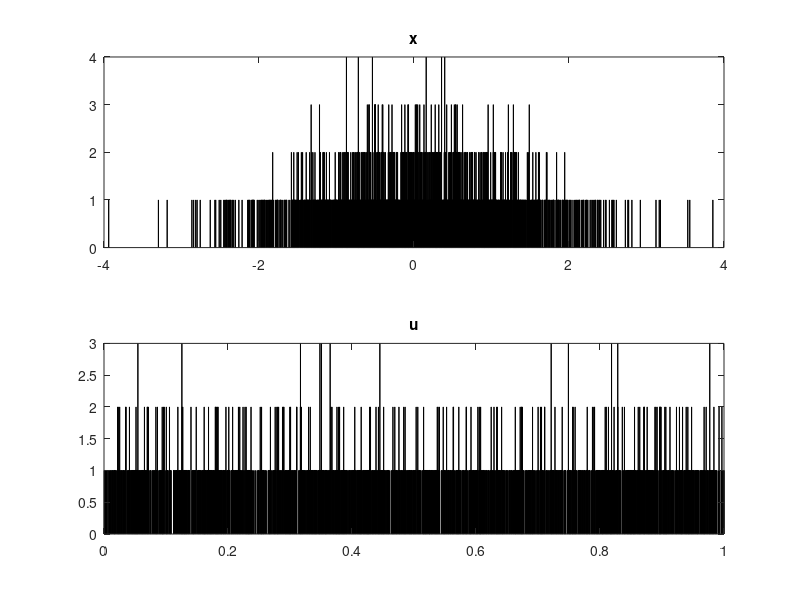
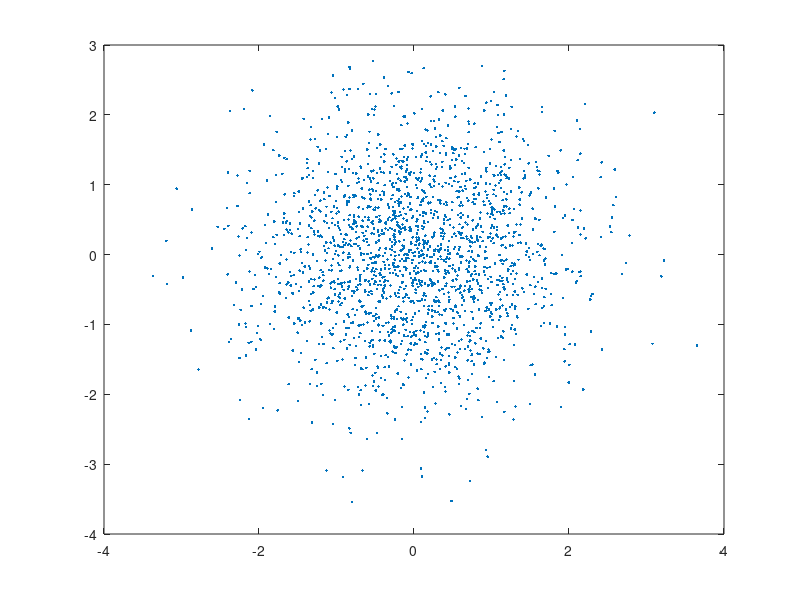
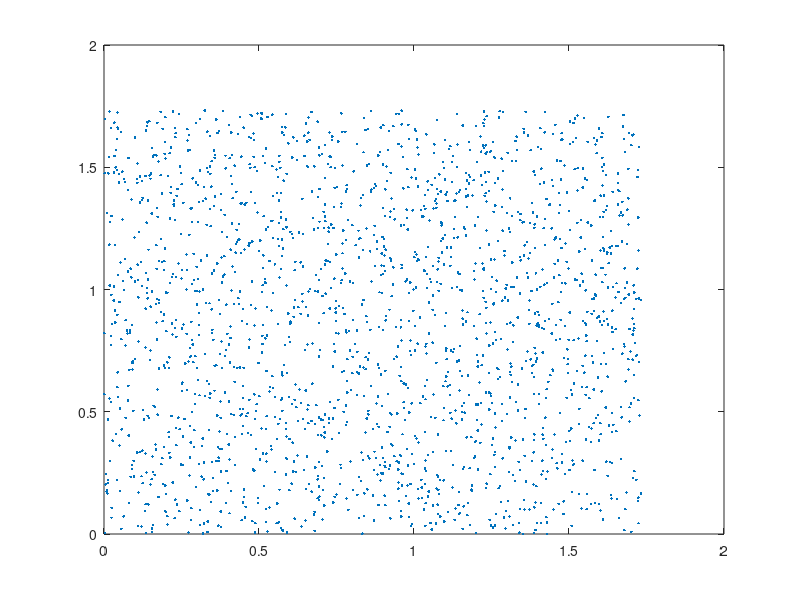
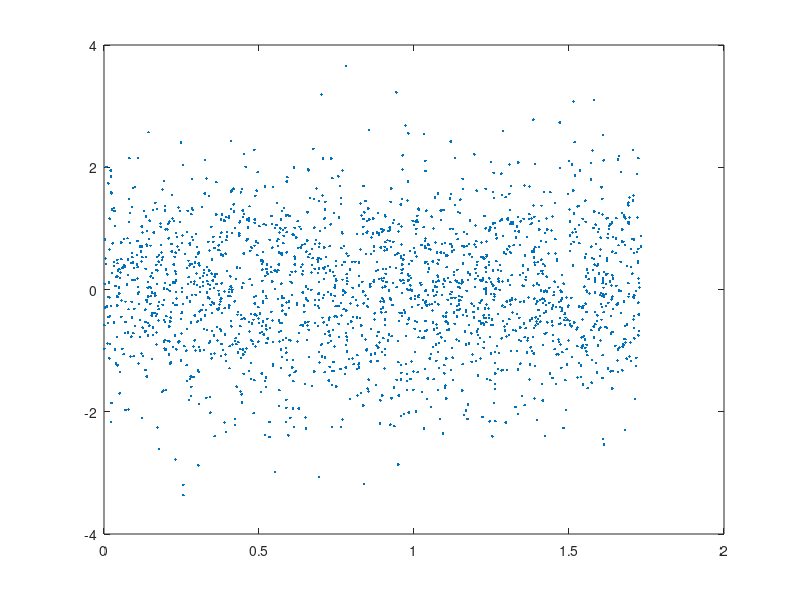

Recreate these plots in MATLAB, in order.
%MVE136 LABORATION 1: RANDOM SIGNAL ANALYSIS

%%
%2.1 - Histogram
N=2000;
x=randn([1 N]);
u=rand([1 N]);

figure()
subplot(2,1,1)
hist(x,10000)
title('x')
subplot(2,1,2)
hist(u,10000)
title('u')

%%
%2.2 - Joint Distribution

x = randn([1 N]);
y = randn([1 N]);

figure()
plot(x,y,'.') %equiprobability lines: either a circle or diagonals?

a=sqrt(3);
u = a*rand([1 N])
v = a*rand([1 N])

figure()
plot(u,v,'.')
%Greater variance and deviance.

figure()
plot(u,x,'.') 
%Values are spread accordingly to each distribution, making a fusion. The
%U-dist shows a more uniformal distribution, as expected, as the normal
%distribution tends to assign more of the mid values, as  expected. The
%fusion of the two distributions shows a variety of values (N) in a uniform
%intervall.

%%
%2.3 Conditional Distribution

x = randn([1 N]);
y = randn([1 N]);
dy = 0.1;
yh=0.5;
i=0;
X=[];
Y=[];

figure()
for k=1:2000
    if y(k)>yh-dy && y(k)<yh+dy
        %plot(x(k),y(k),'.')
        i=i+1;
        %hold on
        X(i)=x(k); 
        Y(i)=y(k);
    end
end
subplot(1,2,1)
plot(Y,X,'.')
subplot(1,2,2)
hist(X,10000)
title('Y/X')


a=sqrt(3);
u = a*rand([1 N])
v = a*rand([1 N])
du = 0.1;
uh=0.5;
i=0;
U=[];
V=[];

figure()
for k=1:2000
    if u(k)>uh-du && u(k)<uh+du
        %plot(x(k),y(k),'.')
        i=i+1;
        %hold on
        U(i)=u(k); 
        V(i)=v(k);
    end
end
subplot(1,2,1)
plot(U,V,'.')
subplot(1,2,2)
hist(V,10000)
title('U/V')
%The plot shows the spread of values within the restricted area and
%the hist shows the numbers of occurencies for the values of X within the
%range of Y

%%

%3.1 - Joint Distribution and Correlation

N=2000;
x=randn([1 N]);
u=rand([1 N]);

z=@(a) x.*a+sqrt(1-a.^2).*y;

zv = zeros(4,N);
zv(1,:) = z(0.5);
zv(2,:) = z(-0.5);
zv(3,:) = z(0.9);
zv(4,:) = z(-0.9);

for i=1:4
    figure()
    plot(x,zv(i,:),'.')
end

figure()
hist(zv(1,:),10000) %Increase bins for finer gaussian.

%%
%3.2 - Conditional Distribution.

N=2000;
x=randn([1 N]);
u=rand([1 N]);

z=@(a) x.*a+sqrt(1-a.^2).*y;
zv = z(0.7);

dz = 0.1;
zh = 0.5;
i=0;
X=[];
Z=[];
for k=1:2000
    if zv(k)>zh-dz && zv(k)<zh+dz
        %plot(x(k),y(k),'.')
        i=i+1;
        %hold on
        X(i)=x(k); 
        Z(i)=zv(k);
    end
end

subplot(1,2,1)
plot(Z,X,'.')
subplot(1,2,2)
hist(X,10000)
title('U/V')

%%
%4.1 Ensemble and Time Averages

N=256; 
K=N;

X=randn(N,K);
EA = mean(X');
TA = mean(X);
figure()
plot(EA)
hold on
plot(TA)
mean(EA)
mean(TA)

%The averages do not hold the same values on each sample, however the main
%value of both EA and TA hold s the same average value.

%%
%4.2 - Joint Dstribution and Correlation.

N=256; 
K=N;

X=randn(N,K);
plot(X(1,:),X(2,:),'.')
sum=0;

for k=1:256
    r(k)=X(1,k).*X(2,k);
    sum=sum+r(k);
end

r=1/K*sum;

result = r - mean(X(1))*mean(X(2)) %Uncorrelated if covariance: E(XY)-E(X)*E(Y)=0
% Result is not zero, but close to zero, which proves that the sets are
% uncorrelated.

%%
%5.4 - Joint Distribution

N=256;
K=N;

W=randn(N,K);
x=filter(1,[1 -1],W)

figure()
plot(x)
figure()
subplot(2,2,1)
plot(x(10,:),x(9,:),'.')
title('n1=10, n2=9')
subplot(2,2,2)
plot(x(50,:),x(49,:),'.')
title('n1=50, n2=49')
subplot(2,2,3)
plot(x(100,:),x(99,:),'.')
title('n1=100, n2=99')
subplot(2,2,4)
plot(x(200,:),x(199,:),'.')
title('n1=200, n2=199')

figure()
subplot(2,2,1)
plot(x(50,:),x(40,:),'.')
title('n1=50, n2=40')
subplot(2,2,2)
plot(x(100,:),x(90,:),'.')
title('n1=100, n2=90')
subplot(2,2,3)
plot(x(200,:),x(190,:),'.')
title('n1=200, n2=190')
subplot(2,2,4)
plot(x(200,:),x(190,:),'.')
        
%%
%5.5 - Sample Auto-correlation

W=randn(N,K);
x=filter(1,[1 -1],W)
sum=0;

for n=2:256
    for k=1:256
        r=x(n,k).*x(n-1,k);
        sum=sum+r;
    end
    result2(n) = mean(x(n)*x(n-1));
    result(n)=sum;
end
result = 1/K * result;

figure()
for n=2:256
    subplot(1,2,1)
    plot(result(n),result(n-1),'.')
    title('Practical')
    hold on
    subplot(1,2,2)
    plot(result2(n),result2(n-1),'.')
    title('Theoretical')
    hold on
end

%Check K=1 auto-correlation
sum=0;
for n=2:256
        r=x(n,1).*x(n-1,1);
        sum=sum+r;
    result(n)=sum;
end
result = 1/K * result;

figure()
for n=2:256
    plot(result(n),result(n-1),'.')
    hold on
end
%One realization is possible.

%%
%6.3 - Joint Distribution.

N=256;
K=N;

W=randn(N,K);
x=filter(1,[1 -0.9],W)

figure()
plot(x)
figure()
subplot(2,2,1)
plot(x(10,:),x(9,:),'.')
title('n1=10, n2=9')
subplot(2,2,2)
plot(x(50,:),x(49,:),'.')
title('n1=50, n2=49')
subplot(2,2,3)
plot(x(100,:),x(99,:),'.')
title('n1=100, n2=99')
subplot(2,2,4)
plot(x(200,:),x(199,:),'.')
title('n1=200, n2=199')

figure()
subplot(2,2,1)
plot(x(50,:),x(40,:),'.')
title('n1=50, n2=40')
subplot(2,2,2)
plot(x(100,:),x(90,:),'.')
title('n1=100, n2=90')
subplot(2,2,3)
plot(x(200,:),x(190,:),'.')
title('n1=200, n2=190')
subplot(2,2,4)
plot(x(200,:),x(190,:),'.')

%In the 5.4 task the point with dn=10 apart did give a fair correlation,
%however in this case with -0.9 instead of -1, n far apart gives a very bad
%, if none, correlation and the n's need to be closer to each other.

%%
%6.4 - Sample Auto-correlation

W=randn(N,K);
x=filter(1,[1 -0.9],W)
sum=0;

for n=2:256
    for k=1:256
        r=x(n,k).*x(n-1,k);
        sum=sum+r;
    end
    result2(n) = mean(x(n)*x(n-1));
    result(n)=sum;
end
result = 1/K * result;

figure()
for n=2:256
    subplot(1,2,1)
    plot(result(n),result(n-1),'.')
    title('Practical')
    hold on
    subplot(1,2,2)
    plot(result2(n),result2(n-1),'.')
    title('Theoretical')
    hold on
end

%One realizaion
sum=0;
for n=2:256
    for k=1:1
        r=x(n,k).*x(n-1,k);
        sum=sum+r;
    end
    %result2(n) = mean(x(n)*x(n-1));
    result(n)=sum;
end
result = 1/K * result;

figure()
for n=2:256
    plot(result(n),result(n-1),'.')
    hold on
end
